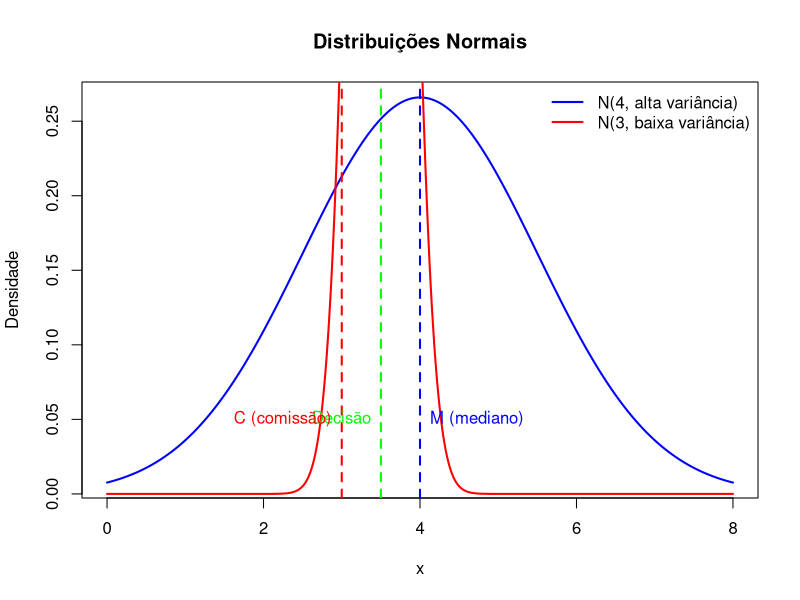

The R source for this figure:
## ---- chunk 1
# Definição dos parâmetros
set.seed(123) # para reprodutibilidade
x <- seq(0, 8, length.out = 500)

# Distribuição com média 4 e alta variância
y1 <- dnorm(x, mean = 4, sd = 1.5)

# Distribuição com média 3 e baixa variância
y2 <- dnorm(x, mean = 3.5, sd = 0.3)

# Plotagem
plot(x, y1, type = "l", col = "blue", lwd = 2,
     ylab = "Densidade", xlab = "x",
     main = "Distribuições Normais")

lines(x, y2, col = "red", lwd = 2)

# Traços verticais
abline(v = 4, col = "blue", lty = 2, lwd = 2)
abline(v = 3.5, col = "green", lty = 2, lwd = 2)
abline(v = 3, col = "red", lty = 2, lwd = 2)

# Legendas para os traços
text(4, 0.05, "M (mediano)", pos = 4, col = "blue")
text(3.5, 0.05, "Decisão", pos = 2.5, col = "green")
text(3, 0.05, "C (comissão)", pos = 2, col = "red")

# Legenda geral
legend("topright", legend = c("N(4, alta variância)", "N(3, baixa variância)"),
       col = c("blue", "red"), lwd = 2, bty = "n")

